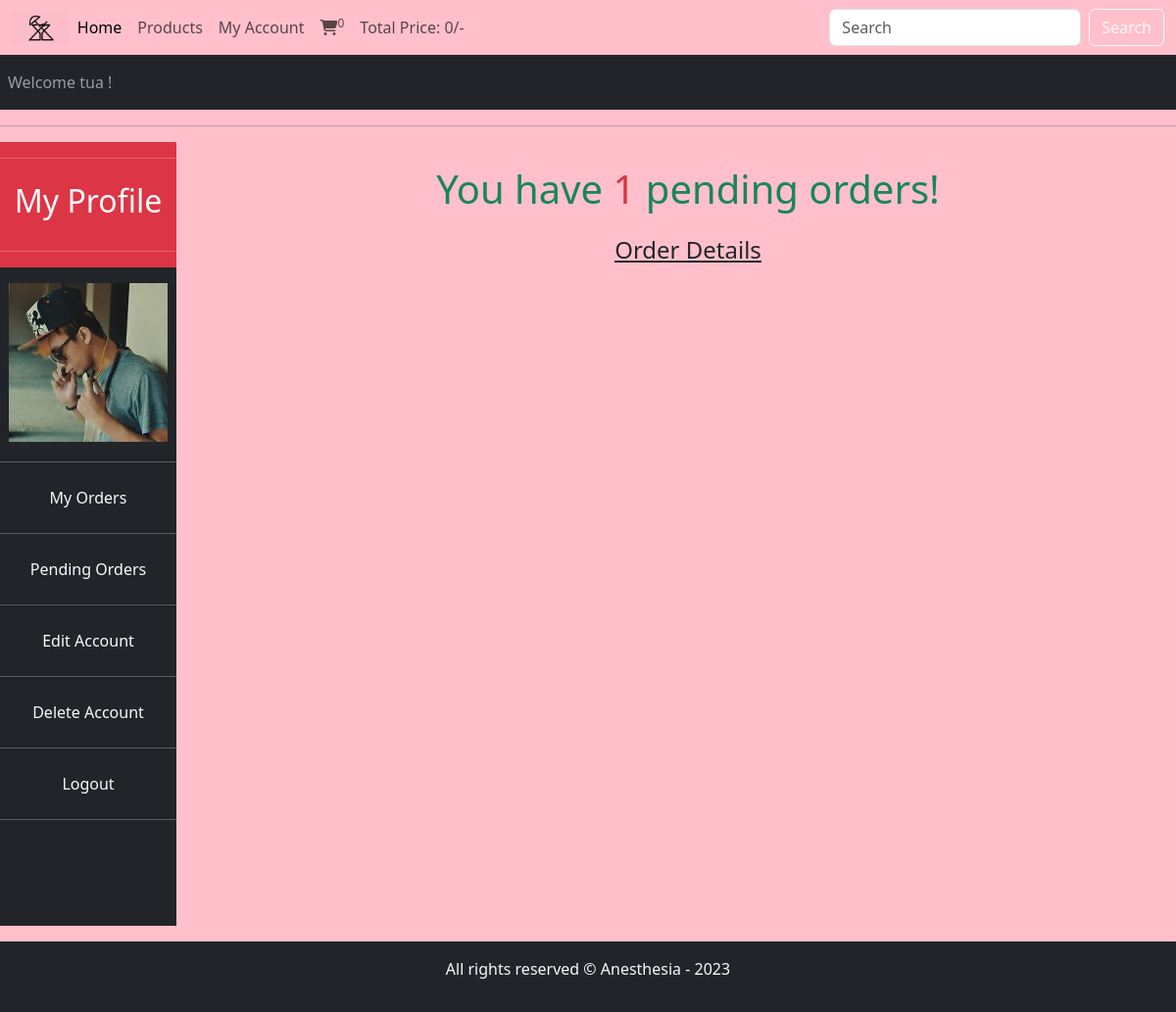
The app's page /users_area/profile.php (signed in) with its own data.
### tables this page shows
CREATE TABLE `user_table` (
  `user_id` int(11) NOT NULL,
  `username` varchar(100) NOT NULL,
  `user_email` varchar(100) NOT NULL,
  `user_password` varchar(255) NOT NULL,
  `user_image` varchar(255) NOT NULL,
  `user_ip` varchar(100) NOT NULL,
  `user_address` varchar(255) NOT NULL,
  `user_mobile` varchar(20) NOT NULL
);

### users_area/profile.php (the view, shortened to what this page needs)
<?php
include('../includes/connect.php');
include('../functions/common_function.php');
?>
<!DOCTYPE html>
<html lang="en">
<head>
    <link rel="stylesheet" href="css/bootstrap.css">
    <link rel="stylesheet" href="https://cdnjs.cloudflare.com/ajax/libs/font-awesome/6.4.2/css/all.min.css" />
    <link rel="stylesheet" href="../style.css">
</head>
<body style="background-color: pink">
    <div class="container-fluid p-0">
    <nav class="navbar navbar-expand-lg navbar-light" style="background-color: pink";>
  <div class="container-fluid">
    <img src="../images/LOGOOO.png" alt="" class="logo">
    <div class="collapse navbar-collapse" id="navbarSupportedContent">
      <ul class="navbar-nav me-auto mb-2 mb-lg-0">
        <li class="nav-item">
          <a class="nav-link active" aria-current="page" href="../index.php">Home</a>
        </li>
        <li class="nav-item">
          <a class="nav-link" href="../display_all.php">Products</a>
        </li>
        <li class="nav-item">
          <a class="nav-link" href="profile.php">My Account</a>
        </li>
        <li class="nav-item">
          <a class="nav-link" href="../cart.php"><i class="fa-solid fa-cart-shopping"></i><sup><?php cart_item(); ?></sup></a>
        </li>
        <li class="nav-item">
          <a class="nav-link" href="#">Total Price: <?php total_cart_price()?>/-</a>
        </li>
      </ul>
      <form class="d-flex" role="search" action="../search_product.php" method="get">
        <input class="form-control me-2" type="search" placeholder="Search" aria-label="Search" name="search_data" autocomplete="off">
        <input type="submit" value="Search" class="btn btn-outline-light" name="search_data_product">
      </form>
    </div>
  </div>
</nav>
<nav class="navbar navbar-expand-lg navbar-dark bg-dark">
    <ul class="navbar-nav me-auto">
        <?php
        if(!isset($_SESSION['username'])){
          echo "<li class='nav-item'>
          <a class='nav-link' href='#'>Welcome Guest</a>
        </li>";
        }else{
          echo "<li class='nav-item'>
          <a class='nav-link' href='#'>Welcome ".$_SESSION['username']." !</a>
        </li>";
        }
?>
    </ul>
</nav>
<div class="text-dark" style="background-color: pink">
<hr>
<div class="row mb-3">
    <div class="col-md-2">
        <ul class="navbar-nav bg-dark text-center" style="height:100vh">
        <li class="nav-item text-light bg-danger">
          <hr>
          <a class="nav-link" href="#"><h2>My Profile</h2></a>
          <hr>
        </li>
        <?php
$username=$_SESSION['username'];
$user_image="Select * from `user_table` where username='$username'";
$result_image=mysqli_query($con,$user_image);
$row_image=mysqli_fetch_array($result_image);
$user_image=$row_image['user_image'];
echo "<li class='nav-item text-light bg-dark'>
<img src='./user_images/$user_image' class='profile_img my-3 mb-1' alt=''>
</li>";
?>
        <hr class="text-light">
        <li class="nav-item text-light bg-dark">
          <a class="nav-link" href="profile.php?my_orders">My Orders</a>
        </li>
        <hr class="text-light">
        <li class="nav-item text-light bg-dark">
          <a class="nav-link" href="profile.php">Pending Orders</a>
        </li>
        <hr class="text-light">
        <li class="nav-item text-light bg-dark">
          <a class="nav-link" href="profile.php?edit_account">Edit Account</a>
        </li>
        <hr class="text-light">
        <li class="nav-item text-light bg-dark">
          <a class="nav-link" href="profile.php?delete_account">Delete Account</a>
        </li>
        <hr class="text-light">
        <li class="nav-item text-light bg-dark">
          <a class="nav-link" href="logout.php">Logout</a>
        </li>
        <hr class="text-light">
        </ul>
    </div>
    <div class="col-md-10 text-center">
        <?php
get_user_order_details();
        ?>
    </div>
</div>
    <?php
      include("../includes/footer.php") ?>
        </div>
</body>
</html>

### functions/common_function.php (shortened to what this page needs)
<?php
function getIPAddress() {
   if(!empty($_SERVER['HTTP_CLIENT_IP'])) {
              $ip = $_SERVER['HTTP_CLIENT_IP'];
      }
  elseif (!empty($_SERVER['HTTP_X_FORWARDED_FOR'])) {
              $ip = $_SERVER['HTTP_X_FORWARDED_FOR'];
   }
  else{
           $ip = $_SERVER['REMOTE_ADDR'];
   }
   return $ip;
}
function cart_item(){
  if(isset($_GET['add_to_cart'])){
    global $con;
    $get_ip_add = getIPAddress();
    $select_query="Select * from `cart_details` where ip_address='$get_ip_add'";
    $result_query=mysqli_query($con,$select_query);
    $count_cart_items=mysqli_num_rows($result_query);
}else{
  global $con;
  $get_ip_add = getIPAddress();
  $select_query="Select * from `cart_details` where ip_address='$get_ip_add'";
  $result_query=mysqli_query($con,$select_query);
  $count_cart_items=mysqli_num_rows($result_query);
  }
  echo $count_cart_items;
  }
  function total_cart_price(){
    $total_price=0;
  echo $total_price;
}
function get_user_order_details(){
  global $con;
  $username=$_SESSION['username'];
  $get_details="Select * from `user_table` where username='$username'";
  $result_query=mysqli_query($con,$get_details);
  while($row_query=mysqli_fetch_array($result_query)){
    $user_id=$row_query['user_id'];
    if(!isset($_GET['edit_account'])){
      if(!isset($_GET['my_orders'])){
        if(!isset($_GET['delete_account'])){
          $get_orders="Select * from `user_orders` where user_id=$user_id and order_status='pending'";
          $result_orders_query=mysqli_query($con,$get_orders);
          $row_count=mysqli_num_rows($result_orders_query);
          if($row_count>0){
            echo "<h1 class='text-center text-success mt-4 mb-4'>You have <span class='text-danger'>$row_count</span> pending orders!</h1>
            <h4 class='text-center'><a href='profile.php?my_orders' class='text-dark'>Order Details</a></h4>";
          }else{
            echo "<h1 class='text-center text-success mt-4 mb-4'>You have <span class='text-danger'>0</span> pending orders!</h1>
            <h4 class='text-center'><a href='../index.php' class='text-dark'>Explore Products</a></h4>";
          }
        }
      }
    }
  }
}
?>

### style.css (style rules this page uses)
* { margin: 0; padding: 0; box-sizing: border-box; }
.logo { width: 5%; height: 5%; }

### users_area/profile.php (style rules this page uses)
body { overflow-x:hidden; }
.profile_img { width: 90%; margin: auto; display: block; object-fit: contain; }

### records on screen
user_table: user_image (picture), row_count "1"

### other values on screen
$count_cart_items "0"
$total_price "0"
$_SESSION['username'] "tua"
